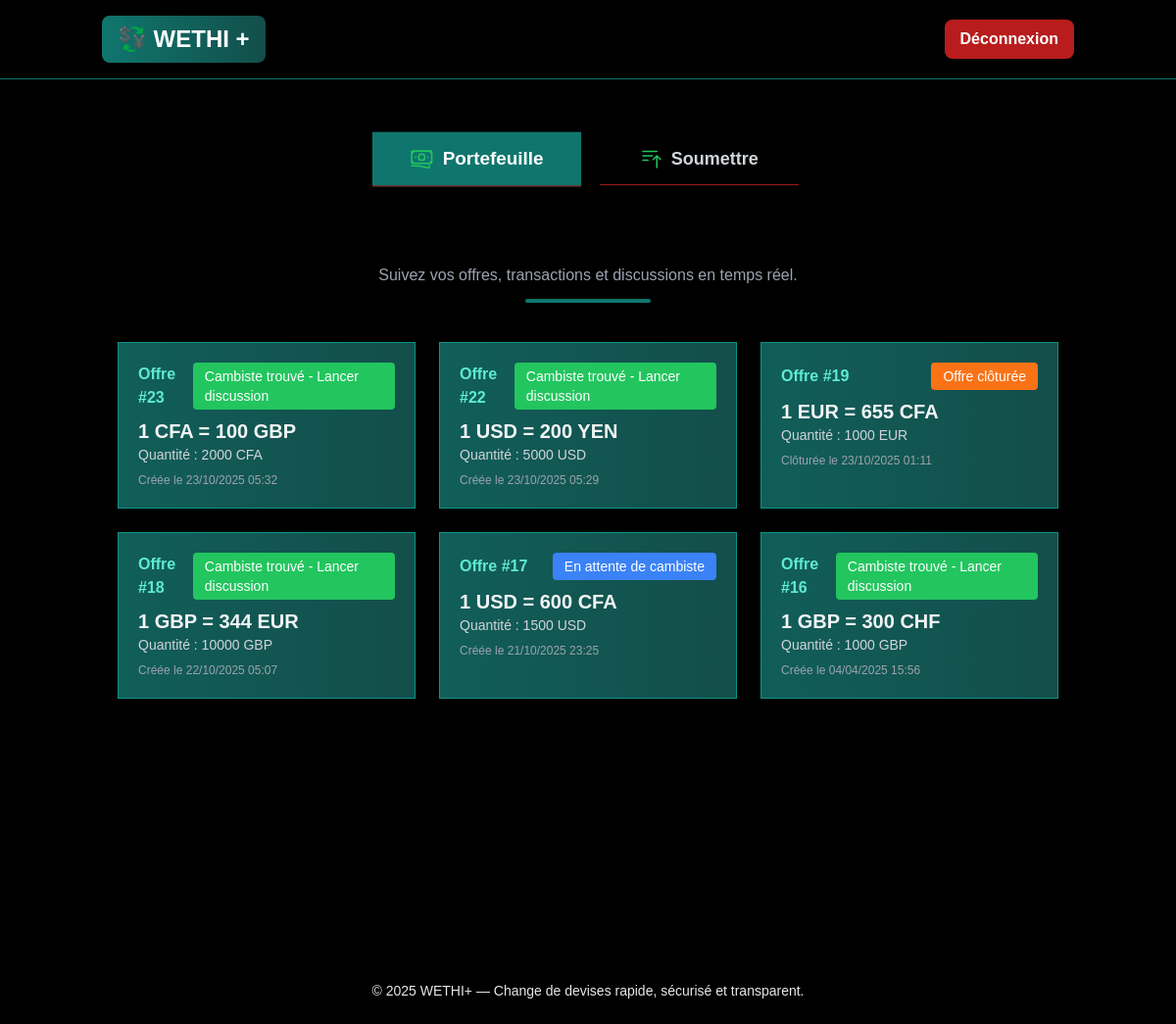
Screenshot of / (signed in) with the database file from the repository.
### users/models.py (models this page shows, shortened)
class Offer(models.Model):
    user = models.ForeignKey(User, on_delete=models.CASCADE, related_name="offers")
    ma_devise = models.CharField(choices=Devise,max_length=5)
    devise_souhaitee = models.CharField(choices=Devise,max_length=5)
    taux_souhaite = models.IntegerField(blank=True)
    quantite = models.IntegerField(blank=True)
    date_creation = models.DateTimeField(auto_now_add=True)
    STATUS_CHOICES = [
        ('disponible', 'Disponible'),
        ('reservee', 'Réservée'),
        ('completee', 'Complétée'),
    ]
    status = models.CharField(max_length=20, choices=STATUS_CHOICES, default='disponible')
    reserved_by = models.ForeignKey(User, on_delete=models.SET_NULL, null=True, blank=True, related_name="reserved_offers")

### users/views.py (the view)
# urls.py: path("", dashboard, name='dashboard'),
@login_required
def dashboard(request):
    if request.user.type == 'cambiste':
        offers = Offer.objects.filter(status='reservee').order_by("-date_creation")
        return render(request, 'users/dashboard_cambiste.html', {'offers': offers, 'credits': request.user.credits})
    else:
        user_offers = Offer.objects.filter(user=request.user).order_by("-date_creation")
        return render(request, 'users/dashboard_particulier.html', {'offers': user_offers})

### users/templates/users/dashboard_particulier.html
{% extends 'users/base.html' %}
{% block content %}
<div class="max-w-5xl mx-auto">
    <div class="text-center mb-10">
        <p class="text-gray-400">Suivez vos offres, transactions et discussions en temps réel.</p>
        <div class="bg-teal-700 h-1 w-32 mx-auto mt-3 rounded-full"></div>
    </div>
    <div class="grid gap-6">
                      <div class="grid gap-6 md:grid-cols-2 lg:grid-cols-3">
        {% for offer in offers %}
               {% if offer.status == "disponible"%}
                              <div class="block bg-gradient-to-r from-teal-800 to-teal-900 border border-teal-600 shadow-lg hover:shadow-[#14b8a6]/40 p-5 transition transform hover:-translate-y-1 hover:scale-[1.02] duration-300 ease-in-out">
                <div class="flex justify-between items-center mb-2">
                    <span class="text-teal-300 font-semibold">Offre #{{ offer.id }}</span>
                    <span class="text-sm bg-blue-500 px-3 py-1 rounded text-white">En attente de cambiste</span>
                </div>
                <p class="text-xl font-bold">1 {{ offer.ma_devise }} = {{ offer.taux_souhaite }} {{ offer.devise_souhaitee }}</p>
                <p class="text-sm text-gray-300">Quantité : {{ offer.quantite }} {{ offer.ma_devise }}</p>
                <p class="text-xs text-gray-400 mt-2">Créée le {{ offer.date_creation|date:"d/m/Y H:i" }}</p>
            </div>
                          {% elif offer.status == "reservee" %}
            <a href="{% url 'chat' offer_id=offer.id %}" class="block bg-gradient-to-r from-teal-800 to-teal-900 border border-teal-600 shadow-lg hover:shadow-[#14b8a6]/40 p-5 transition transform hover:-translate-y-1 hover:scale-[1.02] duration-300 ease-in-out">
                <div class="flex justify-between items-center mb-2">
                    <span class="text-teal-300 font-semibold">Offre #{{ offer.id }}</span>
                    <span class="text-sm bg-green-500 px-3 py-1 rounded text-white">Cambiste trouvé - Lancer discussion</span>
                </div>
                <p class="text-xl font-bold">1 {{ offer.ma_devise }} = {{ offer.taux_souhaite }} {{ offer.devise_souhaitee }}</p>
                <p class="text-sm text-gray-300">Quantité : {{ offer.quantite }} {{ offer.ma_devise }}</p>
                <p class="text-xs text-gray-400 mt-2">Créée le {{ offer.date_creation|date:"d/m/Y H:i" }}</p>
            </a>
                              {% else %}
                              <div class="block bg-gradient-to-r from-teal-800 to-teal-900 border border-teal-600 shadow-lg hover:shadow-[#14b8a6]/40 p-5 transition transform hover:-translate-y-1 hover:scale-[1.02] duration-300 ease-in-out">
                <div class="flex justify-between items-center mb-2">
                    <span class="text-teal-300 font-semibold">Offre #{{ offer.id }}</span>
                    <span class="text-sm bg-orange-500 px-3 py-1 rounded text-white">Offre clôturée</span>
                </div>
                <p class="text-xl font-bold">1 {{ offer.ma_devise }} = {{ offer.taux_souhaite }} {{ offer.devise_souhaitee }}</p>
                <p class="text-sm text-gray-300">Quantité : {{ offer.quantite }} {{ offer.ma_devise }}</p>
                <p class="text-xs text-gray-400 mt-2">Clôturée le {{ offer.date_creation|date:"d/m/Y H:i" }}</p>
            </div>
                              {% endif %}
        {% empty %}
            <p class="text-gray-500 text-center mt-6">🚫 Aucune offre pour le moment.</p>
        {% endfor %}
                                        </div>
    </div>
</div>
{% endblock %}

### rows the page displays
Offer: id "23", ma_devise "CFA", taux_souhaite "100", devise_souhaitee "GBP", quantite "2000", date_creation "23/10/2025 05:32"
Offer: id "22", ma_devise "USD", taux_souhaite "200", devise_souhaitee "YEN", quantite "5000", date_creation "23/10/2025 05:29"
Offer: id "19", ma_devise "EUR", taux_souhaite "655", devise_souhaitee "CFA", quantite "1000", date_creation "23/10/2025 01:11"
Offer: id "18", ma_devise "GBP", taux_souhaite "344", devise_souhaitee "EUR", quantite "10000", date_creation "22/10/2025 05:07"
Offer: id "17", ma_devise "USD", taux_souhaite "600", devise_souhaitee "CFA", quantite "1500", date_creation "21/10/2025 23:25"
Offer: id "16", ma_devise "GBP", taux_souhaite "300", devise_souhaitee "CHF", quantite "1000", date_creation "04/04/2025 15:56"
